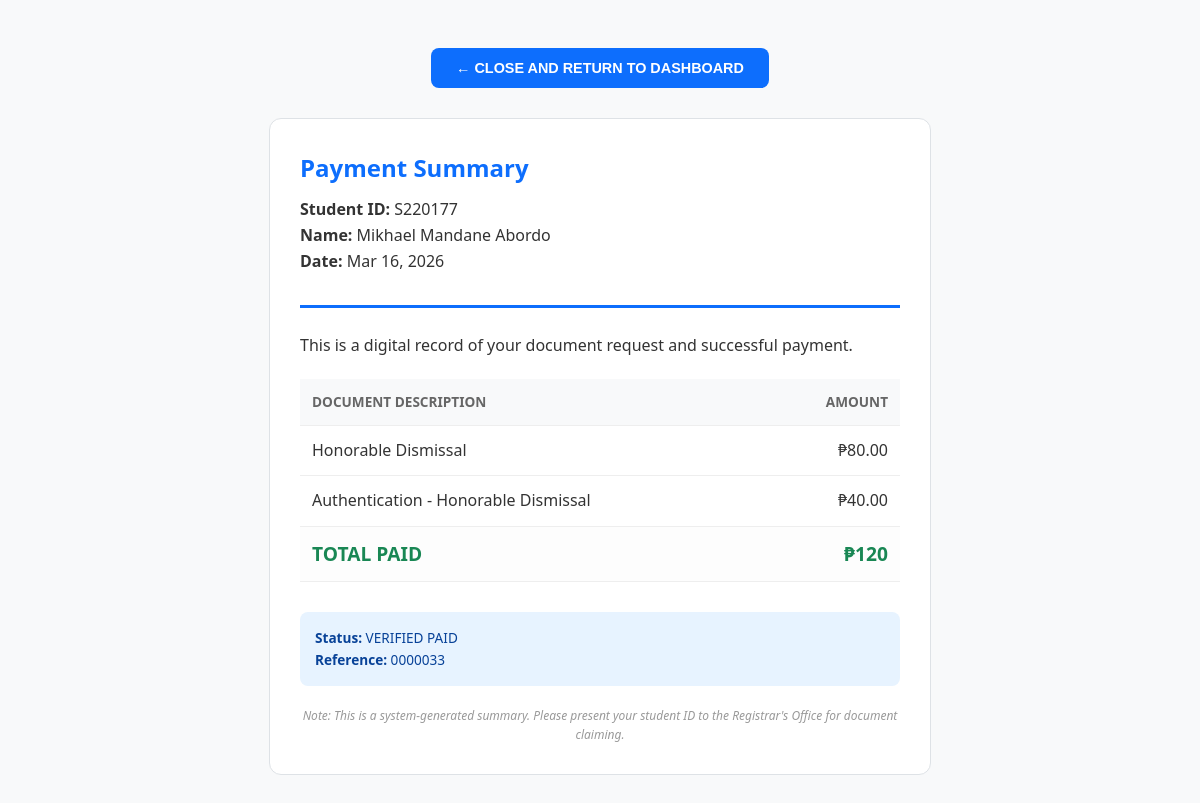
Page /cashier/receipt/89/ (signed in) on the committed database.
### requests_app/models.py (models this page shows, shortened)
class StudentMasterList(models.Model):
    student_id = models.CharField(max_length=7, unique=True, validators=[id_validator])
    full_name = models.CharField(max_length=255)
    course = models.CharField(max_length=100)
    major = models.CharField(max_length=100, blank=True, null=True)
    email = models.EmailField(unique=True)
    phone_number = models.CharField(max_length=15)

class DocumentRequest(models.Model):
    STATUS_CHOICES = [
        ('PENDING', 'Pending Review'),
        ('REJECTED', 'Rejected'),
        ('PAYMENT_REQUIRED', 'Awaiting Payment'),
        ('PAID', 'Paid - To be Processed'),
        ('PROCESSING', 'Processing Document'),
        ('READY', 'Ready for Pickup / Shipping'),
        ('COMPLETED', 'Claimed/Finished'),
    ]
    DELIVERY_CHOICES = [
        ('PICKUP', 'In-person Pickup'),
        ('LBC', 'LBC Delivery'),
    ]
    LBC_TYPE_CHOICES = [
        ('RIDER', 'Rider Delivery (Home)'),
        ('BRANCH', 'Branch Pick Up'),
    ]
    lbc_type = models.CharField(max_length=10, choices=LBC_TYPE_CHOICES, default='RIDER', null=True, blank=True)
    lbc_branch_name = models.CharField(max_length=255, blank=True, null=True)
    student = models.ForeignKey(User, on_delete=models.CASCADE, related_name='requests')
    document_type = models.ForeignKey(DocumentType, on_delete=models.CASCADE)
    reason = models.TextField()
    status = models.CharField(max_length=20, choices=STATUS_CHOICES, default='PENDING')
    batch_id = models.CharField(max_length=100, blank=True, null=True)
    delivery_method = models.CharField(max_length=10, choices=DELIVERY_CHOICES, default='PICKUP')
    is_deleted = models.BooleanField(default=False)
    receipt_number = models.CharField(max_length=10, blank=True, null=True)
    payment_reference = models.CharField(max_length=100, blank=True, null=True)
    created_at = models.DateTimeField(auto_now_add=True)
    generated_content = models.TextField(null=True, blank=True)
    tracking_number = models.CharField(max_length=100, blank=True, null=True)
    shipping_first_name = models.CharField(max_length=100, blank=True, null=True)
    shipping_last_name = models.CharField(max_length=100, blank=True, null=True)
    shipping_phone = models.CharField(max_length=15, blank=True, null=True)
    shipping_floor = models.CharField(max_length=100, blank=True, null=True)
    shipping_street = models.CharField(max_length=255, blank=True, null=True)
    shipping_province = models.CharField(max_length=100, blank=True, null=True)
    shipping_city = models.CharField(max_length=100, blank=True, null=True)
    shipping_barangay = models.CharField(max_length=100, blank=True, null=True)
    shipping_zip = models.CharField(max_length=10, blank=True, null=True)
    shipping_landmark = models.CharField(max_length=255, blank=True, null=True)

class DocumentType(models.Model):
    name = models.CharField(max_length=100)
    price = models.DecimalField(max_digits=10, decimal_places=2, default=0.00)

### requests_app/views.py (the view)
# urls.py: path('cashier/receipt/<int:req_id>/', views.generate_receipt, name='generate_receipt'),
@login_required
def generate_receipt(request, req_id):
    doc_req = get_object_or_404(DocumentRequest, id=req_id)
    is_staff = request.user.groups.filter(name__in=['Registrar', 'Cashier', 'Accounting']).exists()
    if not (doc_req.student == request.user or is_staff or request.user.is_superuser): raise PermissionDenied()
    batch = DocumentRequest.objects.filter(receipt_number=doc_req.receipt_number) if doc_req.receipt_number else DocumentRequest.objects.filter(id=req_id)
    student = StudentMasterList.objects.filter(student_id=doc_req.student.username).first()
    return render(request, 'receipt_invoice.html', {'doc': doc_req, 'batch_items': batch, 'student': student, 'today': timezone.now(), 'total_amount': batch.aggregate(Sum('document_type__price'))['document_type__price__sum'] or 0, 'display_receipt_no': doc_req.receipt_number or "PENDING"})

### requests_app/templates/receipt_invoice.html (shortened to what this page needs)
<!DOCTYPE html>
<html lang="en">
<head>
</head>
<body>
    <div class="no-print">
    <button onclick="window.close()" class="btn-back" style="border: none; cursor: pointer;">
        &larr; CLOSE AND RETURN TO DASHBOARD
    </button>
</div>
    <div class="container">
        <div class="header">
            <h2>Payment Summary</h2>
            <p style="margin-top: 10px;">
                <strong>Student ID:</strong> {{ student.student_id }}<br>
                <strong>Name:</strong> {{ student.full_name }}<br>
                <strong>Date:</strong> {{ today|date:"M d, Y" }}
            </p>
        </div>
        <p>This is a digital record of your document request and successful payment.</p>
        <table>
            <thead>
                <tr>
                    <th>Document Description</th>
                    <th style="text-align: right;">Amount</th>
                </tr>
            </thead>
            <tbody>
                {% for item in batch_items %}
                <tr>
                    <td>{{ item.document_type.name }}</td>
                    <td style="text-align: right;">₱{{ item.document_type.price }}</td>
                </tr>
                {% endfor %}
                <tr class="total-row">
                    <td>TOTAL PAID</td>
                    <td style="text-align: right;">₱{{ total_amount }}</td>
                </tr>
            </tbody>
        </table>
        <div style="margin-top: 30px; padding: 15px; background-color: #e7f3ff; border-radius: 8px; font-size: 0.85rem; color: #084298;">
            <p style="margin: 0;"><strong>Status:</strong> VERIFIED PAID<br>
               <strong>Reference:</strong> {{ display_receipt_no }}</p>
        </div>
        <div style="margin-top: 20px; font-size: 0.75rem; color: #999; text-align: center;">
            <em>Note: This is a system-generated summary. Please present your student ID to the Registrar's Office for document claiming.</em>
        </div>
    </div>
</body>
</html>

### requests_app/templates/receipt_invoice.html (style rules this page uses)
body { font-family: 'Segoe UI', Tahoma, Geneva, Verdana, sans-serif; padding: 40px; color: #333; line-height: 1.6; background-color: #f8f9fa; }
.container { max-width: 600px; margin: auto; border: 1px solid #dee2e6; padding: 30px; border-radius: 12px; background-color: #ffffff; shadow: 0 4px 6px rgba(0,0,0,0.1); }
.header { border-bottom: 3px solid #0d6efd; padding-bottom: 15px; margin-bottom: 25px; }
.header h2 { color: #0d6efd; margin: 0; font-weight: bold; }
table { width: 100%; border-collapse: collapse; margin: 20px 0; }
th, td { text-align: left; padding: 12px; border-bottom: 1px solid #eee; }
th { background-color: #f8f9fa; font-size: 0.85rem; text-transform: uppercase; color: #666; }
.total-row { font-size: 1.2rem; font-weight: bold; color: #198754; background: #fdfdfd; }
.btn-back { display: inline-block; padding: 12px 25px; background-color: #0d6efd; color: white; text-decoration: none; border-radius: 8px; font-weight: bold; font-size: 0.9rem; border: none; cursor: pointer; transition: background 0.2s; }
.no-print { margin-bottom: 30px; text-align: center; }

### rows in the picture
StudentMasterList: student_id "S220177", full_name "Mikhael Mandane Abordo"
DocumentRequest: document_type.name "Honorable Dismissal", document_type.price "80.00"
DocumentRequest: document_type.name "Authentication - Honorable Dismissal", document_type.price "40.00", receipt_number "0000033"

### other values in the picture
{{ total_amount }} "120"
